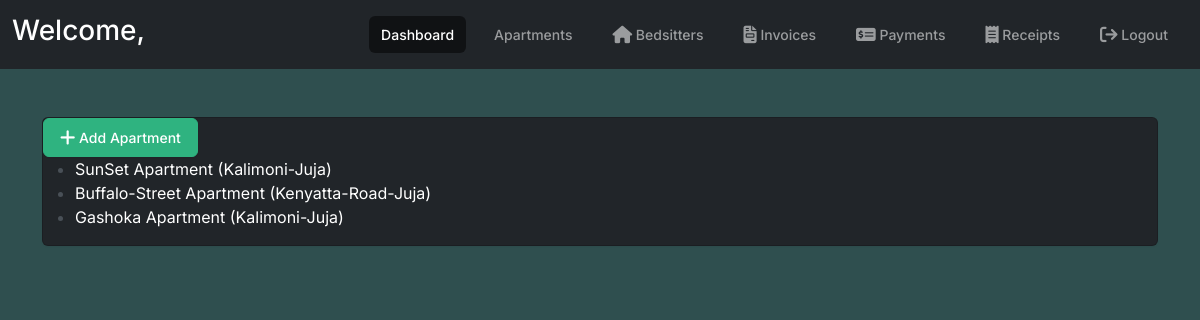
The app's page /apartments/ with its own data.
### portal/models.py (models this page shows, shortened)
class Apartment(models.Model):
    name = models.CharField(max_length=255)
    address = models.CharField(max_length=255)
    class Meta:
        verbose_name_plural = "Apartments"

### portal/views.py (the view)
# urls.py: path('apartments/', views.apartments_list, name='apartments_list'),
def apartments_list(request):
    apartments = Apartment.objects.all()
    context = {'apartments': apartments}
    return render(request, 'portal/apartments_list.html', context)

### portal/templates/portal/apartments_list.html (shortened to what this page needs)
{% extends "portal/base.html" %}
{% block content %}
<div class="card shadow bg-dark">
  <div>
    <a href="{% url 'add_apartment' %}" class="btn btn-success"> Add Apartment</a>
  </div>
  <ul>
    {% for apt in apartments %}
      <li >
        <a href="{% url 'tenantprofiles_by_apartment' apt.id %}"
        style="color: white; text-decoration: none;"
        onmouseover="this.style.color='red'"
        onmouseout="this.style.color='white'">
        {{ apt.name }} ({{ apt.address }})
      </a>
      </li>
    {% endfor %}
  </ul>
</div>
{% endblock %}

### records on screen
Apartment: name "SunSet Apartment", address "Kalimoni-Juja"
Apartment: name "Buffalo-Street Apartment", address "Kenyatta-Road-Juja"
Apartment: name "Gashoka Apartment", address "Kalimoni-Juja"
